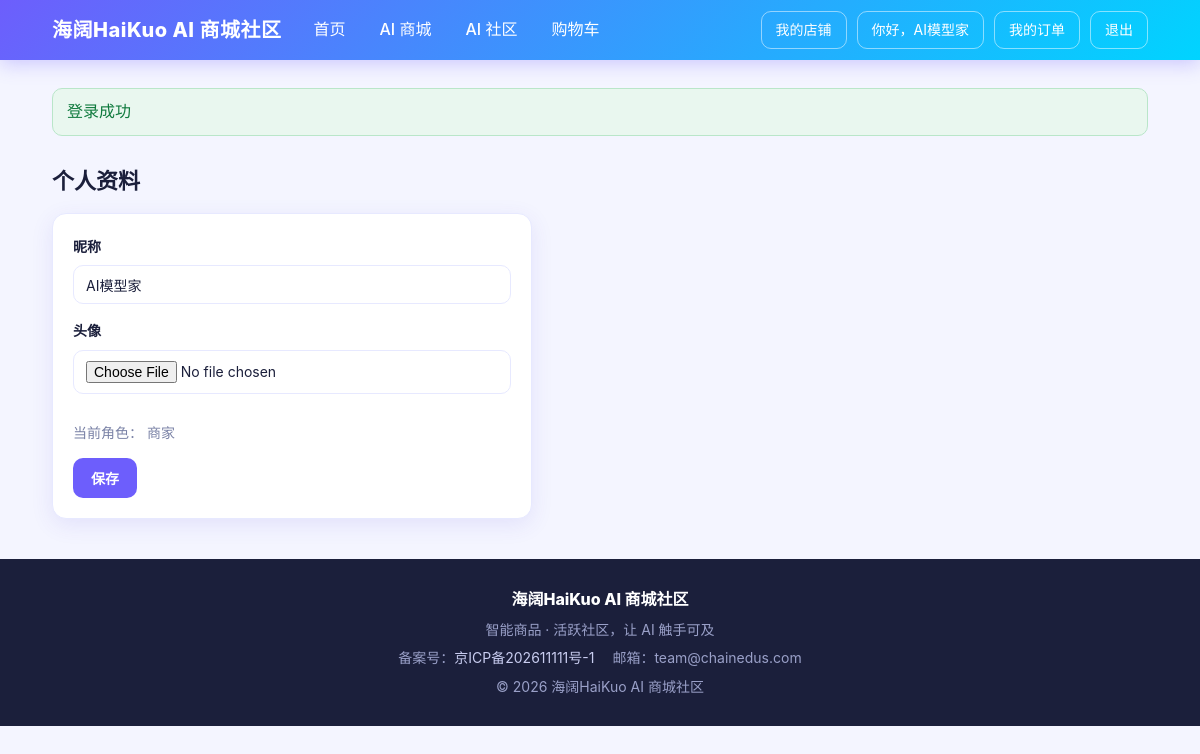
Screenshot of /auth.php?action=profile (signed in) with the database file from the repository.
### tables this page shows
CREATE TABLE `site_settings` (
  `id` int(10) unsigned NOT NULL AUTO_INCREMENT,
  `site_name` varchar(100) NOT NULL DEFAULT '',
  `site_slogan` varchar(200) NOT NULL DEFAULT '',
  `icp` varchar(100) NOT NULL DEFAULT '',
  `copyright` varchar(200) NOT NULL DEFAULT '',
  `contact_email` varchar(120) NOT NULL DEFAULT '',
  `contact_phone` varchar(60) NOT NULL DEFAULT '',
  `about` text,
  `created_at` datetime NOT NULL,
  `updated_at` datetime NOT NULL,
  PRIMARY KEY (`id`)
);

CREATE TABLE `users` (
  `id` int(10) unsigned NOT NULL AUTO_INCREMENT,
  `username` varchar(50) NOT NULL,
  `password` varchar(255) NOT NULL,
  `nickname` varchar(50) NOT NULL DEFAULT '',
  `avatar` varchar(255) DEFAULT NULL,
  `role` tinyint(4) NOT NULL DEFAULT '0' COMMENT '0 普通用户 / 1 商家 / 2 管理员',
  `status` tinyint(4) NOT NULL DEFAULT '0' COMMENT '0 正常 / 1 禁用',
  `created_at` datetime NOT NULL,
  PRIMARY KEY (`id`),
  UNIQUE KEY `uk_username` (`username`)
);

### core/Database.php (called while the page is built)
<?php
class Database
{
    private static $pdo = null;
    public static function getConnection()
    {
        if (self::$pdo === null) {
            $config = require __DIR__ . '/../config/db.php';
            $dsn = "mysql:host={$config['host']};dbname={$config['dbname']};charset={$config['charset']}";
            self::$pdo = new PDO($dsn, $config['username'], $config['password'], [
                PDO::ATTR_ERRMODE            => PDO::ERRMODE_EXCEPTION,
                PDO::ATTR_DEFAULT_FETCH_MODE => PDO::FETCH_ASSOC,
                PDO::ATTR_EMULATE_PREPARES   => false,
            ]);
        }
        return self::$pdo;
    }
}

### models/Setting.php (called while the page is built, shortened)
<?php
require_once __DIR__ . '/../core/Database.php';
class Setting
{
    private $pdo;
    public function __construct()
    {
        $this->pdo = Database::getConnection();
        $this->ensureTable();
    }
    private function ensureTable()
    {
        $check = $this->pdo->query("SHOW TABLES LIKE 'site_settings'");
    }
    public function getAll()
    {
        $stmt = $this->pdo->prepare("SELECT * FROM site_settings WHERE id = 1");
        $stmt->execute();
        return $stmt->fetch();
    }
}

### core/functions.php (called while the page is built, shortened)
<?php
require_once __DIR__ . '/Database.php';
require_once __DIR__ . '/../models/User.php';
function isLoggedIn()
{
    return isset($_SESSION['user_id']);
}
function currentUser()
{
    static $user = null;
    if ($user === null) {
        $model = new User();
        $user = $model->getById($_SESSION['user_id']);
    }
    return $user;
}
function e($str)
{
    return htmlspecialchars($str ?? '', ENT_QUOTES, 'UTF-8');
}
function flash($msg = null)
{
    if (isset($_SESSION['flash'])) {
        $m = $_SESSION['flash'];
        return $m;
    }
    return null;
}
function siteSetting($key = null)
{
    static $settings = null;
    if ($settings === null) {
        $settings = [];
        try {
            require_once __DIR__ . '/../models/Setting.php';
            $row = (new Setting())->getAll();
            if ($row) {
                $settings = $row;
            }
        } catch (\Throwable $e) {
            $settings = [];
        }
    }
    return $settings[$key] ?? '';
}

### models/User.php (called while the page is built, shortened)
<?php
require_once __DIR__ . '/../core/Database.php';
class User
{
    private $pdo;
    public function __construct()
    {
        $this->pdo = Database::getConnection();
    }
    public function getById($id)
    {
        $stmt = $this->pdo->prepare("SELECT * FROM users WHERE id = ?");
        $stmt->execute([$id]);
        return $stmt->fetch();
    }
}

### auth.php (the view, shortened to what this page needs)
<?php
require_once 'core/functions.php';
$action = $_GET['action'] ?? 'login';
require 'views/layout/header.php';
if ($action === 'profile'):
    $u = currentUser();
?>
<h2>个人资料</h2>
<div class="card" style="max-width:480px;">
    <form method="post" enctype="multipart/form-data">
        <label>昵称</label>
        <input type="text" name="nickname" value="<?php echo e($u['nickname']); ?>" required>
        <label>头像</label>
        <input type="file" name="avatar" accept="image/*">
        <p class="muted">当前角色：
            <?php echo $u['role'] == 2 ? '管理员' : ($u['role'] == 1 ? '商家' : '普通用户'); ?>
        </p>
        <button class="btn" type="submit">保存</button>
    </form>
</div>
<?php
endif;
require 'views/layout/footer.php';

### views/layout/header.php (shortened to what this page needs)
<?php
$user = currentUser();
?>
<!DOCTYPE html>
<html lang="zh-CN">
<head>
    <title><?php echo e(siteSetting('site_name') ?: 'AI 商城社区'); ?><?php echo isset($pageTitle) ? ' - ' . e($pageTitle) : ''; ?></title>
    <link rel="stylesheet" href="assets/css/style.css">
</head>
<body>
<div class="topbar">
    <div class="container">
        <a class="brand" href="index.php"><?php echo e(siteSetting('site_name') ?: 'AI 商城社区'); ?></a>
        <div class="nav">
            <a href="index.php">首页</a>
            <a href="product.php">AI 商城</a>
            <a href="community.php">AI 社区</a>
            <a href="cart.php">购物车<?php $cc = cartCount(); if ($cc > 0): ?><span class="badge"><?php echo $cc; ?></span><?php endif; ?></a>
        </div>
        <div class="top-actions">
            <?php if ($user): ?>
                <?php if ($user['role'] >= 1): ?><a class="btn-ghost" href="merchant.php?action=myshop">我的店铺</a><?php endif; ?>
                <a class="btn-ghost" href="auth.php?action=profile">你好，<?php echo e($user['nickname'] ?: $user['username']); ?></a>
                <a class="btn-ghost" href="order.php">我的订单</a>
                <a class="btn-ghost" href="auth.php?action=logout">退出</a>
            <?php else: ?>
                <a class="btn-ghost" href="auth.php?action=login">登录</a>
                <a class="btn-ghost" href="auth.php?action=register">注册</a>
            <?php endif; ?>
        </div>
    </div>
</div>
<div class="container">
<?php $msg = flash(); if ($msg): ?>
    <div class="flash"><?php echo e($msg); ?></div>
<?php endif; ?>

### views/layout/footer.php (shortened to what this page needs)
</div>
<footer class="site-footer">
    <div class="footer-inner">
        <div class="footer-brand"><?php echo e(siteSetting('site_name') ?: 'AI 商城社区'); ?></div>
        <?php if (siteSetting('site_slogan')): ?><div class="muted"><?php echo e(siteSetting('site_slogan')); ?></div><?php endif; ?>
        <div class="footer-meta muted">
            <?php if (siteSetting('icp')): ?><span>备案号：<a href="https://beian.miit.gov.cn/" target="_blank" rel="noopener noreferrer"><?php echo e(siteSetting('icp')); ?></a></span><?php endif; ?>
            <?php if (siteSetting('contact_email')): ?><span>邮箱：<?php echo e(siteSetting('contact_email')); ?></span><?php endif; ?>
        </div>
        <div class="muted"><?php echo e(siteSetting('copyright') ?: '© 2026 AI 商城社区'); ?></div>
    </div>
</footer>
</body>
</html>

### assets/css/style.css (style rules this page uses)
:root { --primary: #6d5efc; --primary-dark: #4f3fd6; --accent: #00d4ff; --grad: linear-gradient(135deg, #6d5efc 0%, #00d4ff 100%); --grad-soft: linear-gradient(135deg, rgba(109,94,252,.10), rgba(0,212,255,.10)); --danger: #ff4d6d; --text: #1b1f3b; --muted: #7a82a6; --bg: #f4f5ff; --card: #ffffff; --border: #e7e9ff; --radius: 14px; --shadow: 0 6px 22px rgba(76,63,214,.10); }
* { box-sizing: border-box; }
body { margin: 0; font-family: -apple-system, BlinkMacSystemFont, "Segoe UI", "PingFang SC", "Microsoft YaHei", Roboto, Helvetica, Arial, sans-serif; background: var(--bg); color: var(--text); line-height: 1.6; }
a { color: var(--primary); text-decoration: none; }
.topbar { background: var(--grad); color: #fff; box-shadow: 0 4px 18px rgba(109,94,252,.3); position: sticky; top: 0; z-index: 50; }
.topbar .container { width: 94%; max-width: 1600px; margin: 0 auto; padding: 0 16px; display: flex; align-items: center; height: 60px; gap: 18px; }
.brand { font-weight: 800; font-size: 20px; color: #fff; letter-spacing: .5px; white-space: nowrap; }
.topbar .nav { display: flex; gap: 6px; flex: 1; overflow-x: auto; }
.topbar .nav a { color: #fff; padding: 8px 14px; border-radius: 10px; white-space: nowrap; font-weight: 500; }
.top-actions { display: flex; gap: 10px; align-items: center; }
.btn-ghost { color: #fff; border: 1px solid rgba(255,255,255,.5); padding: 7px 14px; border-radius: 10px; font-size: 14px; }
.container { width: 94%; max-width: 1600px; margin: 28px auto; padding: 0 16px; }
.card { background: var(--card); border: 1px solid var(--border); border-radius: var(--radius); padding: 20px; box-shadow: var(--shadow); margin-bottom: 20px; }
h2 { font-size: 22px; margin: 28px 0 14px; }
.btn { display: inline-block; background: var(--primary); color: #fff; border: none; padding: 10px 18px; border-radius: 10px; cursor: pointer; font-size: 14px; font-weight: 600; transition: background .15s; }
input, textarea, select { width: 100%; padding: 10px 12px; margin: 6px 0 14px; border: 1px solid var(--border); border-radius: 10px; font-size: 14px; font-family: inherit; background: #fff; color: var(--text); }
label { font-weight: 600; font-size: 14px; }
.muted { color: var(--muted); font-size: 14px; }
.flash { background: #e9f7ef; color: #0f7a3d; border: 1px solid #b9e6c9; padding: 10px 14px; border-radius: 10px; margin-bottom: 14px; }
.site-footer { margin-top: 40px; background: #1b1f3b; color: #c9cdf0; padding: 28px 0; text-align: center; }
.site-footer a { color: #c9cdf0; }
.site-footer .muted { color: #9aa0c8; }
.footer-inner { width: 94%; max-width: 1600px; margin: 0 auto; padding: 0 16px; display: flex; flex-direction: column; align-items: center; gap: 6px; }
.footer-brand { color: #fff; font-weight: 800; font-size: 16px; }
.footer-meta { display: flex; gap: 18px; flex-wrap: wrap; justify-content: center; }
.footer-meta a { color: #c9cdf0; }

### rows the page displays
site_settings: site_name "海阔HaiKuo AI 商城社区", site_slogan "智能商品 · 活跃社区，让 AI 触手可及", icp "京ICP备202611111号-1", contact_email "team@chainedus.com", copyright "© 2026 海阔HaiKuo AI 商城社区"
users: nickname "AI模型家"

### other values shown
$msg "登录成功"
